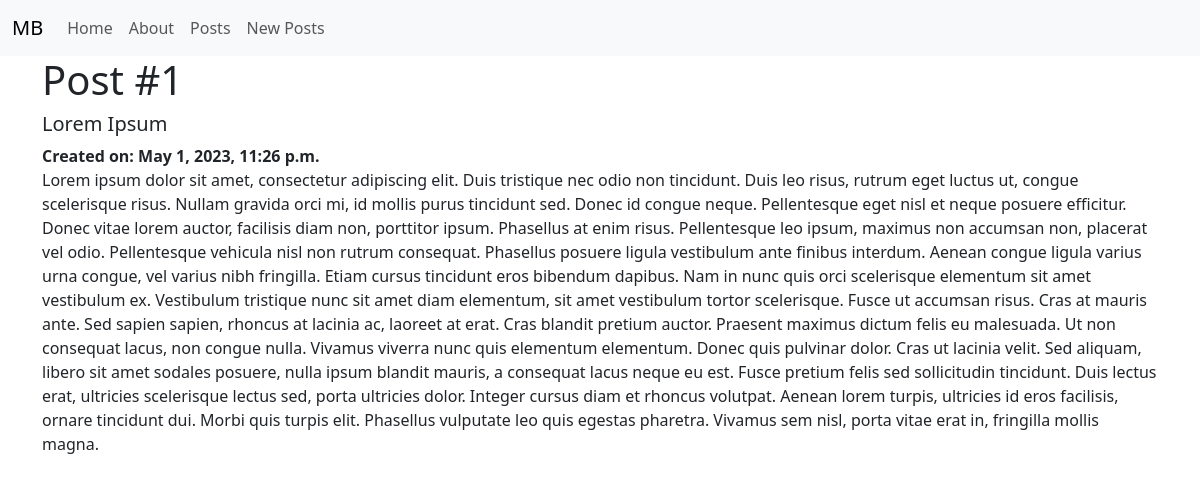
The app's page /posts/1/ with its own data.
### posts/models.py (models this page shows, shortened)
class Post(models.Model):                                   #example of inheritance
    title = models.CharField(max_length=128)                #multiple exameples of composition
    subtitle = models.CharField(max_length=256)
    body = models.TextField()
    created_on = models.DateTimeField(auto_now_add=True)

### posts/views.py (the view)
# urls.py: path("<int:pk>/", PostDetailView.as_view(), name="post_detail"),
class PostDetailView(DetailView):
    template_name = "posts/detail.html"
    model = Post

### templates/posts/detail.html (shortened to what this page needs)
{% extends 'base.html' %}
{% block content %}
    <h1>Post #{{ post.id }}</h1>
    <h5>{{ post.subtitle }}</h5>
    <strong>Created on: {{ post.created_on }}</strong>
    <p>{{ post.body }}</p>
{% endblock content %}

### records on screen
Post: id "1", subtitle "Lorem Ipsum", created_on "May 1, 2023, 11:26 p.m.", body "Lorem ipsum dolor sit amet, consectetur adipiscing elit. Duis tristique nec odio non tincidunt. Duis leo risus, rutrum eget luctus ut, congue scelerisque risus. Nullam gravida orci mi, id mollis purus tincidunt sed. Donec id congue neque. Pellentesque eget nisl et neque posuere efficitur. Donec vitae lorem auctor, facilisis diam non, porttitor ipsum. Phasellus at enim risus. Pellentesque leo ipsum, maximus non accumsan non, placerat vel odio. Pellentesque vehicula nisl non rutrum consequat. Phasellus posuere ligula vestibulum ante finibus interdum. Aenean congue ligula varius urna congue, vel varius nibh fringilla. Etiam cursus tincidunt eros bibendum dapibus. Nam in nunc quis orci…"
